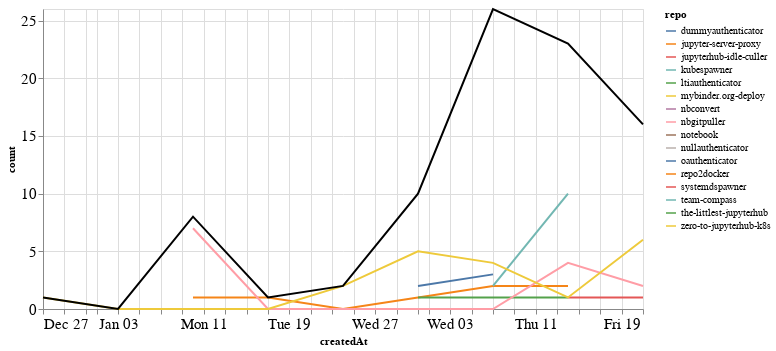

This figure's notebook cell:
### Markdown cell above
### Comments

### Code cell
comments_time = comments.groupby('repo').resample('W', on='createdAt').count()['author'].reset_index()
comments_time = comments_time.rename(columns={'author': 'count'})
comments_time_total = comments_time.groupby('createdAt').agg({"count": "sum"}).reset_index()
ch1 = alt.Chart(comments_time, width=600).mark_line().encode(
    x='createdAt',
    y='count',
    color='repo',
    tooltip="repo"
)

ch2 = alt.Chart(comments_time_total, width=600).mark_line(color="black").encode(
    x='createdAt',
    y='count',
)

ch1 + ch2

### Figure 1 — Vega-Lite specification as saved in the notebook (floating-point values rounded to 4 significant figures)
{"config": {"axisLeft": {"labelFontSize": 15}, "axisBottom": {"labelFontSize": 15}}, "layer": [{"data": {"name": "data-0069337b05515f924be305b0d73dc702"}, "mark": "line", "encoding": {"color": {"type": "nominal", "field": "repo"}, "tooltip": {"type": "nominal", "field": "repo"}, "x": {"type": "temporal", "field": "createdAt"}, "y": {"type": "quantitative", "field": "count"}}, "width": 600}, {"data": {"name": "data-2c1172493765534a41708c57122dd494"}, "mark": {"type": "line", "color": "black"}, "encoding": {"x": {"type": "temporal", "field": "createdAt"}, "y": {"type": "quantitative", "field": "count"}}, "width": 600}], "$schema": "https://vega.github.io/schema/vega-lite/v4.8.1.json", "datasets": {"data-0069337b05515f924be305b0d73dc702": [{"repo": "dummyauthenticator", "createdAt": "2021-02-14T00:00:00", "count": 1}, {"repo": "jupyter-server-proxy", "createdAt": "2021-01-10T00:00:00", "count": 1}, {"repo": "jupyter-server-proxy", "createdAt": "2021-01-17T00:00:00", "count": 1}, {"repo": "jupyter-server-proxy", "createdAt": "2021-01-24T00:00:00", "count": 0}, {"repo": "jupyter-server-proxy", "createdAt": "2021-01-31T00:00:00", "count": 1}, {"repo": "jupyter-server-proxy", "createdAt": "2021-02-07T00:00:00", "count": 2}, {"repo": "jupyter-server-proxy", "createdAt": "2021-02-14T00:00:00", "count": 2}, {"repo": "jupyterhub-idle-culler", "createdAt": "2021-01-31T00:00:00", "count": 1}, {"repo": "kubespawner", "createdAt": "2021-02-21T00:00:00", "count": 6}, {"repo": "ltiauthenticator", "createdAt": "2021-01-31T00:00:00", "count": 1}, {"repo": "ltiauthenticator", "createdAt": "2021-02-07T00:00:00", "count": 1}, {"repo": "ltiauthenticator", "createdAt": "2021-02-14T00:00:00", "count": 1}, {"repo": "mybinder.org-deploy", "createdAt": "2021-02-14T00:00:00", "count": 1}, {"repo": "nbconvert", "createdAt": "2021-02-07T00:00:00", "count": 12}, {"repo": "nbgitpuller", "createdAt": "2021-01-10T00:00:00", "count": 7}, {"repo": "nbgitpuller", "createdAt": "2021-01-17T00:00:00", "count": 0}, {"repo": "nbgitpuller", "createdAt": "2021-01-24T00:00:00", "count": 0}, {"repo": "nbgitpuller", "createdAt": "2021-01-31T00:00:00", "count": 0}, {"repo": "nbgitpuller", "createdAt": "2021-02-07T00:00:00", "count": 0}, {"repo": "nbgitpuller", "createdAt": "2021-02-14T00:00:00", "count": 4}, {"repo": "nbgitpuller", "createdAt": "2021-02-21T00:00:00", "count": 2}, {"repo": "notebook", "createdAt": "2021-02-07T00:00:00", "count": 2}, {"repo": "nullauthenticator", "createdAt": "2021-02-14T00:00:00", "count": 1}, {"repo": "oauthenticator", "createdAt": "2021-01-31T00:00:00", "count": 2}, {"repo": "oauthenticator", "createdAt": "2021-02-07T00:00:00", "count": 3}, {"repo": "repo2docker", "createdAt": "2021-02-21T00:00:00", "count": 1}, {"repo": "systemdspawner", "createdAt": "2021-02-14T00:00:00", "count": 1}, {"repo": "systemdspawner", "createdAt": "2021-02-21T00:00:00", "count": 1}, {"repo": "team-compass", "createdAt": "2021-02-07T00:00:00", "count": 2}, {"repo": "team-compass", "createdAt": "2021-02-14T00:00:00", "count": 10}, {"repo": "the-littlest-jupyterhub", "createdAt": "2021-02-14T00:00:00", "count": 1}, {"repo": "zero-to-jupyterhub-k8s", "createdAt": "2020-12-27T00:00:00", "count": 1}, {"repo": "zero-to-jupyterhub-k8s", "createdAt": "2021-01-03T00:00:00", "count": 0}, {"repo": "zero-to-jupyterhub-k8s", "createdAt": "2021-01-10T00:00:00", "count": 0}, {"repo": "zero-to-jupyterhub-k8s", "createdAt": "2021-01-17T00:00:00", "count": 0}, {"repo": "zero-to-jupyterhub-k8s", "createdAt": "2021-01-24T00:00:00", "count": 2}, {"repo": "zero-to-jupyterhub-k8s", "createdAt": "2021-01-31T00:00:00", "count": 5}, {"repo": "zero-to-jupyterhub-k8s", "createdAt": "2021-02-07T00:00:00", "count": 4}, {"repo": "zero-to-jupyterhub-k8s", "createdAt": "2021-02-14T00:00:00", "count": 1}, {"repo": "zero-to-jupyterhub-k8s", "createdAt": "2021-02-21T00:00:00", "count": 6}], "data-2c1172493765534a41708c57122dd494": [{"createdAt": "2020-12-27T00:00:00", "count": 1}, {"createdAt": "2021-01-03T00:00:00", "count": 0}, {"createdAt": "2021-01-10T00:00:00", "count": 8}, {"createdAt": "2021-01-17T00:00:00", "count": 1}, {"createdAt": "2021-01-24T00:00:00", "count": 2}, {"createdAt": "2021-01-31T00:00:00", "count": 10}, {"createdAt": "2021-02-07T00:00:00", "count": 26}, {"createdAt": "2021-02-14T00:00:00", "count": 23}, {"createdAt": "2021-02-21T00:00:00", "count": 16}]}}
